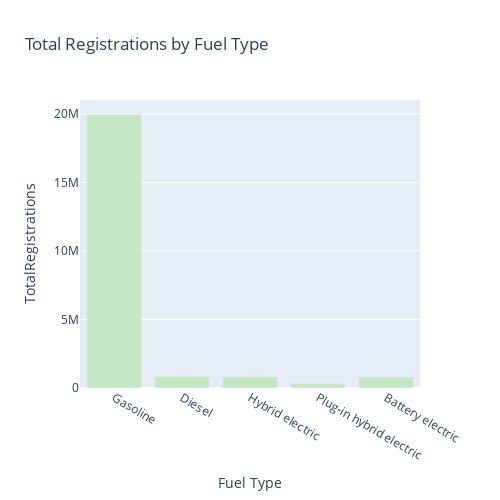

Notebook code for this chart:
### Code cell
# Group the data by Fuel Type and sum the Registrations column
df_fuel_type_sum = final_df.groupBy("Fuel Type").agg(sum("Registrations").alias("TotalRegistrations"))

df_fuel_type_sum_pd = df_fuel_type_sum.toPandas()

# Create a bar chart using Plotly
fig = px.bar(df_fuel_type_sum_pd, x='Fuel Type', y='TotalRegistrations', title='Total Registrations by Fuel Type', color_discrete_sequence=px.colors.sequential.Blugrn, width=500, height=500)

# Display the bar chart
fig.show()

### Figure 1 — Plotly figure (JSON) as saved in the notebook; plotly's stock layout.template omitted (floating-point values rounded to 4 significant figures)
{"data": [{"alignmentgroup": "True", "hovertemplate": "Fuel Type=%{x}<br>TotalRegistrations=%{y}<extra></extra>", "legendgroup": "", "marker": {"color": "rgb(196, 230, 195)", "pattern": {"shape": ""}}, "name": "", "offsetgroup": "", "orientation": "v", "showlegend": false, "textposition": "auto", "type": "bar", "x": ["Gasoline", "Diesel", "Hybrid electric", "Plug-in hybrid electric", "Battery electric"], "xaxis": "x", "y": [19974598, 827634, 795190, 322697, 789025], "yaxis": "y"}], "layout": {"barmode": "relative", "height": 500, "legend": {"tracegroupgap": 0}, "title": {"text": "Total Registrations by Fuel Type"}, "width": 500, "xaxis": {"anchor": "y", "domain": [0, 1], "title": {"text": "Fuel Type"}}, "yaxis": {"anchor": "x", "domain": [0, 1], "title": {"text": "TotalRegistrations"}}}}
